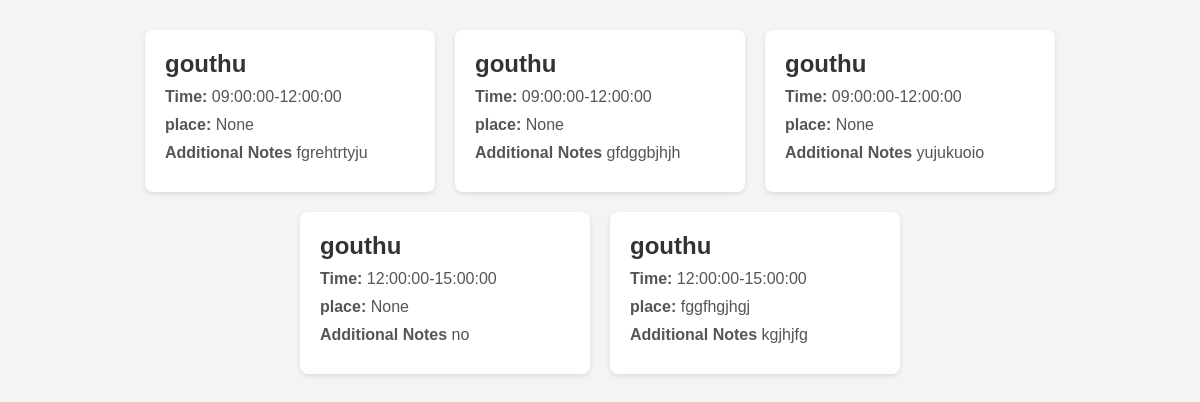
Screenshot of /user_view/ (signed in) with the database file from the repository.
### Bengali/models.py (models this page shows)
class BookWorker(models.Model):
    worker = models.ForeignKey('WorkersDetails', on_delete=models.CASCADE, related_name='worker_booking')
    user = models.ForeignKey('Profile', on_delete=models.CASCADE, related_name='user_booking')
    time = models.CharField(default=0, max_length=150)
    created_at=models.DateField(auto_now_add=True)
    place = models.TextField(blank=True, null=True)
    additionalnotes = models.CharField(max_length=140,null=True,blank=True)
    def __str__(self):
        return f'booking by {self.user.username} for {self.worker.profile.username} '

class Profile(AbstractUser):
    USERNAME_FIELD='email'
    REQUIRED_FIELDS=[]
    objects = CustomUserManager()
    username = models.CharField(max_length=150, blank=True, null=True)
    first_name = models.CharField(max_length=150, blank=True, null=True)
    last_name= models.CharField(max_length=150, blank=True, null=True)
    role = models.CharField(max_length=15,choices=RoleChoices.choices)
    email=models.EmailField(unique=True)
    phone=models.CharField(max_length=15, blank=True, null=True)
    age=models.IntegerField(blank=True, null=True)
    worker_approved=models.BooleanField(blank=True, null=True)
    groups = models.ManyToManyField(
        Group,
            related_name="profile_groups",  # Set unique related_name
            blank=True
        )
    user_permissions = models.ManyToManyField(
            Permission,
            related_name="profile_permissions",  # Set unique related_name
            blank=True
        )
    def __str__(self):
        return self.email

### Bengali/views.py (the view)
# urls.py: path('user_view/', views.user_view, name='user_view'),
def user_view(request):
     booking=BookWorker.objects.filter(user=request.user)
     print(booking,request.user)
     return render(request,"user_view.html",{'booking':booking})

### templates/user_view.html (shortened to what this page needs)
<!DOCTYPE html>
<html lang="en">
<head>
</head>
<body>
  <div class="container">
     {% for item in booking %}
    <div class="card">
      <h3>{{item.user.first_name}}</h3>
      <p><strong>Time:</strong> {{item.time}}</p>
      <p><strong>place:</strong> {{item.place}}</p>
      <p><strong>Additional Notes</strong> {{item.additionalnotes}}</p>
    </div>
  {% endfor %}
  </div>
</body>
</html>

### templates/user_view.html (style rules this page uses)
body { font-family: Arial, sans-serif; background-color: #f4f4f4; margin: 0; padding: 0; }
.container { display: flex; flex-wrap: wrap; justify-content: center; padding: 20px; }
.card { background-color: #fff; width: 250px; margin: 10px; padding: 20px; border-radius: 8px; box-shadow: 0 2px 5px rgba(0, 0, 0, 0.1); transition: transform 0.3s ease-in-out; }
.card h3 { margin: 0; font-size: 1.5em; color: #333; }
.card p { margin: 10px 0; color: #555; }

### rows the page displays
BookWorker: user.first_name "gouthu", time "09:00:00-12:00:00", place "None", additionalnotes "fgrehtrtyju"
BookWorker: user.first_name "gouthu", time "09:00:00-12:00:00", place "None", additionalnotes "gfdggbjhjh"
BookWorker: user.first_name "gouthu", time "09:00:00-12:00:00", place "None", additionalnotes "yujukuoio"
BookWorker: user.first_name "gouthu", time "12:00:00-15:00:00", place "None", additionalnotes "no"
BookWorker: user.first_name "gouthu", time "12:00:00-15:00:00", place "fggfhgjhgj", additionalnotes "kgjhjfg"
